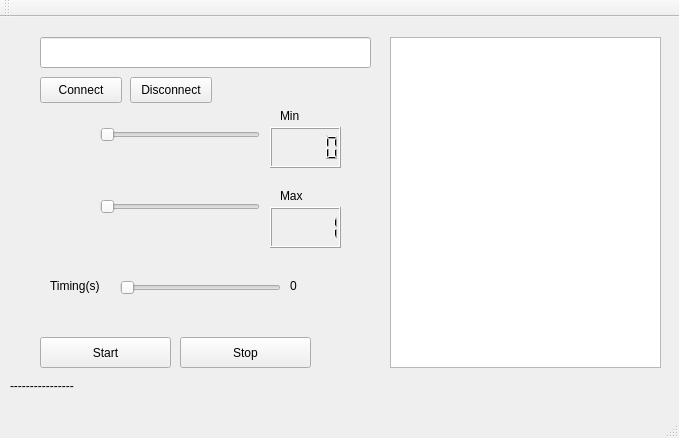
<?xml version="1.0" encoding="UTF-8"?>
<ui version="4.0">
 <class>MainWindow</class>
 <widget class="QMainWindow" name="MainWindow">
  <property name="geometry">
   <rect>
    <x>0</x>
    <y>0</y>
    <width>679</width>
    <height>438</height>
   </rect>
  </property>
  <property name="windowTitle">
   <string>MainWindow</string>
  </property>
  <widget class="QWidget" name="centralWidget">
   <widget class="QPushButton" name="pushButtonStart">
    <property name="geometry">
     <rect>
      <x>40</x>
      <y>320</y>
      <width>131</width>
      <height>31</height>
     </rect>
    </property>
    <property name="text">
     <string>Start</string>
    </property>
   </widget>
   <widget class="QPushButton" name="pushButtonStart_2">
    <property name="geometry">
     <rect>
      <x>180</x>
      <y>320</y>
      <width>131</width>
      <height>31</height>
     </rect>
    </property>
    <property name="text">
     <string>Stop</string>
    </property>
   </widget>
   <widget class="QSlider" name="horizontalSliderTempo">
    <property name="geometry">
     <rect>
      <x>120</x>
      <y>260</y>
      <width>161</width>
      <height>21</height>
     </rect>
    </property>
    <property name="orientation">
     <enum>Qt::Horizontal</enum>
    </property>
   </widget>
   <widget class="QTextBrowser" name="textBrowserSets">
    <property name="geometry">
     <rect>
      <x>390</x>
      <y>20</y>
      <width>271</width>
      <height>331</height>
     </rect>
    </property>
   </widget>
   <widget class="QLabel" name="labelT">
    <property name="geometry">
     <rect>
      <x>50</x>
      <y>260</y>
      <width>59</width>
      <height>18</height>
     </rect>
    </property>
    <property name="text">
     <string>Timing(s)</string>
    </property>
   </widget>
   <widget class="QLabel" name="labelValorTempo">
    <property name="geometry">
     <rect>
      <x>290</x>
      <y>260</y>
      <width>59</width>
      <height>18</height>
     </rect>
    </property>
    <property name="text">
     <string>0</string>
    </property>
   </widget>
   <widget class="QSlider" name="horizontalSliderMaximo">
    <property name="geometry">
     <rect>
      <x>100</x>
      <y>180</y>
      <width>160</width>
      <height>20</height>
     </rect>
    </property>
    <property name="minimum">
     <number>1</number>
    </property>
    <property name="orientation">
     <enum>Qt::Horizontal</enum>
    </property>
   </widget>
   <widget class="QSlider" name="horizontalSliderMinino">
    <property name="geometry">
     <rect>
      <x>100</x>
      <y>110</y>
      <width>160</width>
      <height>16</height>
     </rect>
    </property>
    <property name="orientation">
     <enum>Qt::Horizontal</enum>
    </property>
   </widget>
   <widget class="QLCDNumber" name="lcdNumberMinino">
    <property name="geometry">
     <rect>
      <x>270</x>
      <y>110</y>
      <width>71</width>
      <height>41</height>
     </rect>
    </property>
   </widget>
   <widget class="QLCDNumber" name="lcdNumberMaximo">
    <property name="geometry">
     <rect>
      <x>270</x>
      <y>190</y>
      <width>71</width>
      <height>41</height>
     </rect>
    </property>
    <property name="intValue" stdset="0">
     <number>1</number>
    </property>
   </widget>
   <widget class="QLabel" name="labelMinimo">
    <property name="geometry">
     <rect>
      <x>280</x>
      <y>90</y>
      <width>59</width>
      <height>18</height>
     </rect>
    </property>
    <property name="text">
     <string>Min</string>
    </property>
   </widget>
   <widget class="QLabel" name="labelMaximo">
    <property name="geometry">
     <rect>
      <x>280</x>
      <y>170</y>
      <width>59</width>
      <height>18</height>
     </rect>
    </property>
    <property name="text">
     <string>Max</string>
    </property>
   </widget>
   <widget class="QPushButton" name="pushButtonConnect">
    <property name="geometry">
     <rect>
      <x>40</x>
      <y>60</y>
      <width>82</width>
      <height>26</height>
     </rect>
    </property>
    <property name="text">
     <string>Connect</string>
    </property>
   </widget>
   <widget class="QPushButton" name="pushButtonDisconnect">
    <property name="geometry">
     <rect>
      <x>130</x>
      <y>60</y>
      <width>82</width>
      <height>26</height>
     </rect>
    </property>
    <property name="text">
     <string>Disconnect</string>
    </property>
   </widget>
   <widget class="QLabel" name="labelConnect">
    <property name="geometry">
     <rect>
      <x>10</x>
      <y>360</y>
      <width>71</width>
      <height>18</height>
     </rect>
    </property>
    <property name="text">
     <string>----------------</string>
    </property>
   </widget>
   <widget class="QLineEdit" name="lineEditIps">
    <property name="geometry">
     <rect>
      <x>40</x>
      <y>20</y>
      <width>331</width>
      <height>31</height>
     </rect>
    </property>
   </widget>
  </widget>
  <widget class="QMenuBar" name="menuBar">
   <property name="geometry">
    <rect>
     <x>0</x>
     <y>0</y>
     <width>679</width>
     <height>23</height>
    </rect>
   </property>
  </widget>
  <widget class="QToolBar" name="mainToolBar">
   <attribute name="toolBarArea">
    <enum>TopToolBarArea</enum>
   </attribute>
   <attribute name="toolBarBreak">
    <bool>false</bool>
   </attribute>
  </widget>
  <widget class="QStatusBar" name="statusBar"/>
 </widget>
 <layoutdefault spacing="6" margin="11"/>
 <resources/>
 <connections>
  <connection>
   <sender>horizontalSliderTempo</sender>
   <signal>valueChanged(int)</signal>
   <receiver>labelValorTempo</receiver>
   <slot>setNum(int)</slot>
   <hints>
    <hint type="sourcelabel">
     <x>200</x>
     <y>314</y>
    </hint>
    <hint type="destinationlabel">
     <x>292</x>
     <y>310</y>
    </hint>
   </hints>
  </connection>
  <connection>
   <sender>horizontalSliderMinino</sender>
   <signal>valueChanged(int)</signal>
   <receiver>lcdNumberMinino</receiver>
   <slot>display(int)</slot>
   <hints>
    <hint type="sourcelabel">
     <x>216</x>
     <y>158</y>
    </hint>
    <hint type="destinationlabel">
     <x>278</x>
     <y>174</y>
    </hint>
   </hints>
  </connection>
  <connection>
   <sender>pushButtonStart_2</sender>
   <signal>clicked()</signal>
   <receiver>MainWindow</receiver>
   <slot>stopData()</slot>
   <hints>
    <hint type="sourcelabel">
     <x>255</x>
     <y>373</y>
    </hint>
    <hint type="destinationlabel">
     <x>249</x>
     <y>396</y>
    </hint>
   </hints>
  </connection>
  <connection>
   <sender>pushButtonConnect</sender>
   <signal>clicked()</signal>
   <receiver>MainWindow</receiver>
   <slot>tcpConnect()</slot>
   <hints>
    <hint type="sourcelabel">
     <x>63</x>
     <y>123</y>
    </hint>
    <hint type="destinationlabel">
     <x>32</x>
     <y>139</y>
    </hint>
   </hints>
  </connection>
  <connection>
   <sender>horizontalSliderMaximo</sender>
   <signal>valueChanged(int)</signal>
   <receiver>lcdNumberMaximo</receiver>
   <slot>display(int)</slot>
   <hints>
    <hint type="sourcelabel">
     <x>230</x>
     <y>235</y>
    </hint>
    <hint type="destinationlabel">
     <x>275</x>
     <y>250</y>
    </hint>
   </hints>
  </connection>
  <connection>
   <sender>pushButtonDisconnect</sender>
   <signal>clicked()</signal>
   <receiver>MainWindow</receiver>
   <slot>tcpDisconnect()</slot>
   <hints>
    <hint type="sourcelabel">
     <x>189</x>
     <y>109</y>
    </hint>
    <hint type="destinationlabel">
     <x>264</x>
     <y>107</y>
    </hint>
   </hints>
  </connection>
 </connections>
 <slots>
  <slot>stopData()</slot>
  <slot>tcpConnect()</slot>
  <slot>tcpDisconnect()</slot>
 </slots>
</ui>
